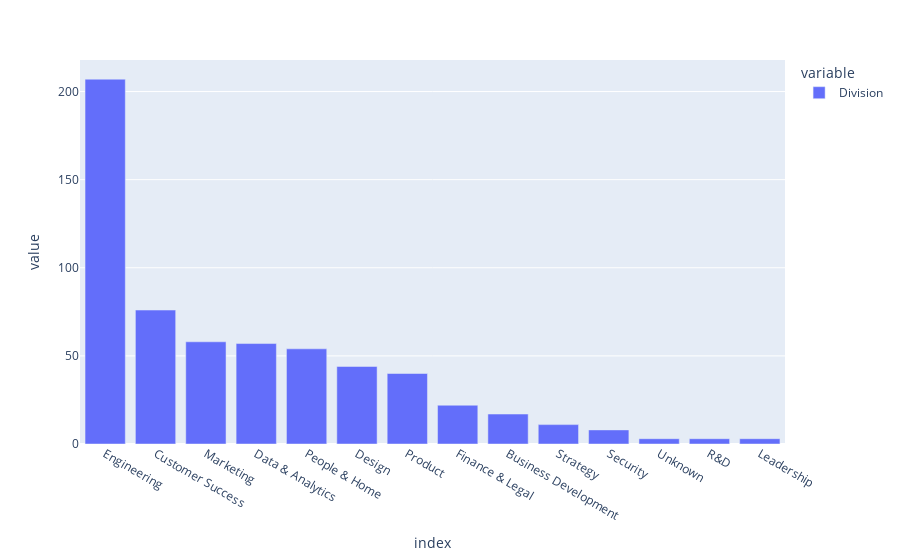

Notebook cell for this chart:
### Markdown cell above
#### Division

### Code cell
px.bar(df['Division'].value_counts())

### Figure 1 — Plotly figure (JSON) as saved in the notebook; plotly's stock layout.template omitted (floating-point values rounded to 4 significant figures)
{"data": [{"alignmentgroup": "True", "hovertemplate": "variable=Division<br>index=%{x}<br>value=%{y}<extra></extra>", "legendgroup": "Division", "marker": {"color": "#636efa"}, "name": "Division", "offsetgroup": "Division", "orientation": "v", "showlegend": true, "textposition": "auto", "type": "bar", "x": ["Engineering", "Customer Success", "Marketing", "Data & Analytics", "People & Home", "Design", "Product", "Finance & Legal", "Business Development", "Strategy", "Security", "Unknown", "R&D", "Leadership"], "xaxis": "x", "y": [207, 76, 58, 57, 54, 44, 40, 22, 17, 11, 8, 3, 3, 3], "yaxis": "y"}], "layout": {"barmode": "relative", "legend": {"title": {"text": "variable"}, "tracegroupgap": 0}, "margin": {"t": 60}, "xaxis": {"anchor": "y", "domain": [0, 1], "title": {"text": "index"}}, "yaxis": {"anchor": "x", "domain": [0, 1], "title": {"text": "value"}}}}
